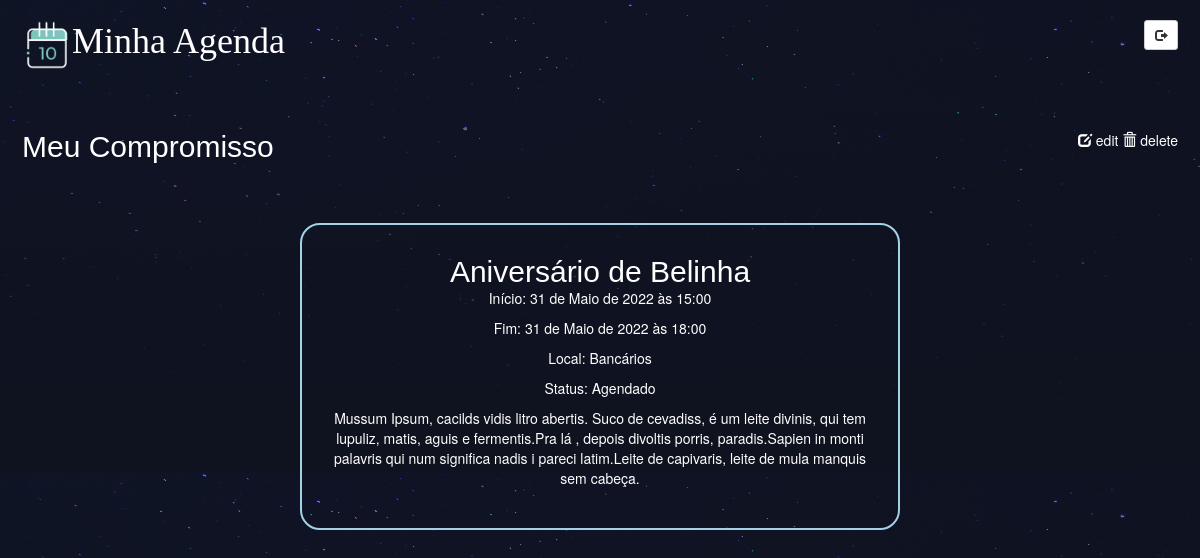
The page /compromissos/compromisso/2/ (signed in) on the database its author committed.
### compromisso/models.py (models this page shows, shortened)
class Compromisso(models.Model):
    nome = models.CharField(max_length=100)
    local = models.CharField(max_length=100)
    obs = models.TextField(blank=True)
    AG = 'Agendado'
    RL = 'Realizado'
    CL = 'Cancelado'
    status = models.CharField(max_length=20, choices=[(AG, 'Agendado'), (RL, 'Realizado'), (CL, 'Cancelado')],
                              default='Agendado')
    data_inicial = models.DateTimeField()
    data_final = models.DateTimeField()
    autor = models.ForeignKey(User, default=None, on_delete=models.CASCADE)

### compromisso/views.py (the view)
# urls.py: path('compromisso/<int:comp_id>/', views.compromisso_visualiza, name="visualiza"),
@login_required(login_url="/accounts/login/")
def compromisso_visualiza(request, comp_id):
    compromisso = Compromisso.objects.get(id=comp_id)
    now = timezone.now()
    if compromisso.data_final < now:
        compromisso.status = 'Realizado'
    return render(request, 'compromisso/compromisso_visualiza.html', {'compromisso': compromisso})

### compromisso/templates/compromisso/compromisso_visualiza.html
{% extends 'base_layout.html'%}
{% block content %}
<header>
        <h2>Meu Compromisso</h2>
        <nav>
        <li>
                <a class="editacomprbotao" href="{% url 'compromisso:edita' comp_id=compromisso.id %}">
                        <span class="glyphicon glyphicon-edit"></span> edit
                </a>
                <a class="excluicomprbotao" href="{% url 'compromisso:deleta' comp_id=compromisso.id %}">
                        <span class="glyphicon glyphicon-trash"></span> delete
                </a>
        </li>
        </nav>
</header>
<div class="compromisso-visualiza-wrapper">
        <div class="compromisso-visualiza">
                <h2>{{ compromisso.nome }}</h2>
                <p>Início: {{ compromisso.data_inicial }}</p>
                <p>Fim: {{ compromisso.data_final }}</p>
                <p>Local: {{ compromisso.local }}</p>
                <p>Status: {{ compromisso.status }}</p>
                <p>{{ compromisso.obs }}</p>
        </div>
</div>
{% endblock %}

### assets/styles.css (style rules this page uses)
body { background-color: #0f121f; background-image: url(/static/stars.png); background-repeat-y: no-repeat; color: #fff; padding: 0 2px 0 2px; }
.compromisso-visualiza-wrapper { display: flex; align-items: center; justify-content: center; }
.compromisso-visualiza { width: 600px; border-radius: 20px; align-self: center; text-align: center; border: 2px solid #a3d1e6; margin: 40px; padding: 30px; }
h1,h2,h3,h4,h5 { font-weight: normal; margin: 0; }
h2,h3,h4,h5 { font-family: Helvetica; }
a, a:hover, a:visited { color: #fff; text-decoration: none; }
header { display: grid; align-self: center; grid-template-columns: 1fr 1fr; padding: 20px 0; }
nav { justify-self: end; }
nav li { display: inline-block; margin-left: 20px; }

### rows shown on the page
Compromisso: nome "Aniversário de Belinha", data_inicial "31 de Maio de 2022 às 15:00", data_final "31 de Maio de 2022 às 18:00", local "Bancários", status "Agendado", obs "Mussum Ipsum, cacilds vidis litro abertis. Suco de cevadiss, é um leite divinis, qui tem lupuliz, matis, aguis e fermentis.Pra lá , depois divoltis porris, paradis.Sapien in monti palavris qui num significa nadis i pareci latim.Leite de capivaris, leite de mula manquis sem cabeça."
